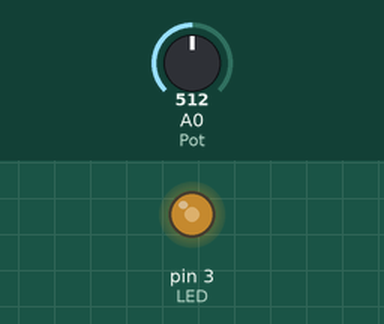
Simulated run of this sketch. Board: Arduino Uno, built with avr-gcc and run on an emulated ATmega328P. Shown: output pins drawn as LEDs (lit = HIGH). The inputs (shaded band) are chosen by the test bench; at power-on: A0 (Pot) = 512.

Above: at 6.2 s.
6.3 s: A0 (Pot) set to 716
At 6.6 s:
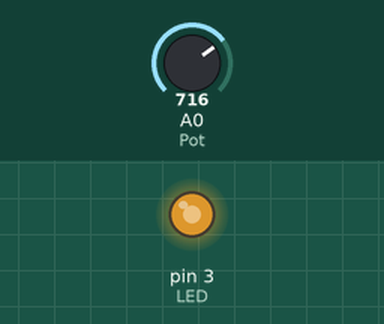
7.8 s: A0 (Pot) set to 900
At 8.9 s:
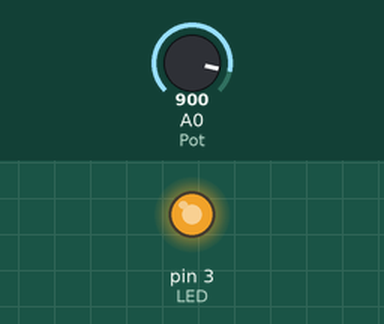
9.3 s: A0 (Pot) set to 122
At 10.1 s:
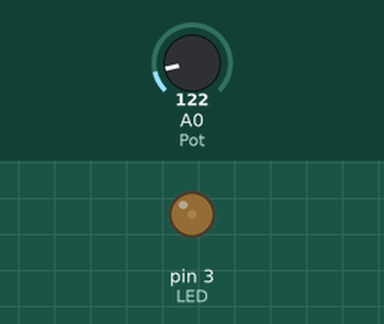
10.8 s: A0 (Pot) set to 511
At 11.2 s:
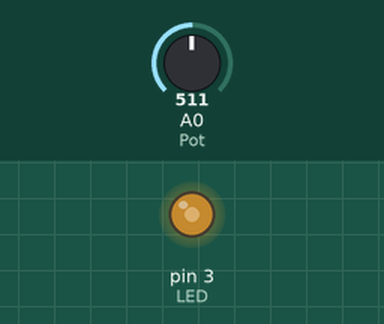
Timing chart, 0 to 13.3 s (numbered marks = the images above; inputs shaded):
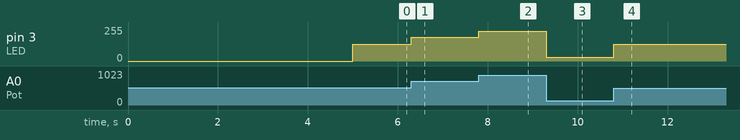

The sketch:

lesson05.ino
```cpp
#define Pot A0
#define LED 3

int PotBuffer = 0;

void setup(){
  Serial.begin(9600);
  pinMode(LED, OUTPUT);
  digitalWrite(LED, LOW  );
  delay(5000);
}

void loop(){
  PotBuffer = analogRead(Pot);
  PotBuffer = map(PotBuffer,0,1023,0,255);
  //Serial.print("Pot = ");
 // Serial.println(PotBuffer);
  analogWrite(LED, PotBuffer);
}
```

Measured:
- after the input at 6.3 s, pin 3 (LED): 127/255 → 178/255 at once
- after the input at 7.8 s, pin 3 (LED): 178/255 → 224/255 at once
- after the input at 9.3 s, pin 3 (LED): 224/255 → 30/255 at once
- after the input at 10.8 s, pin 3 (LED): 30/255 → 127/255 at once
